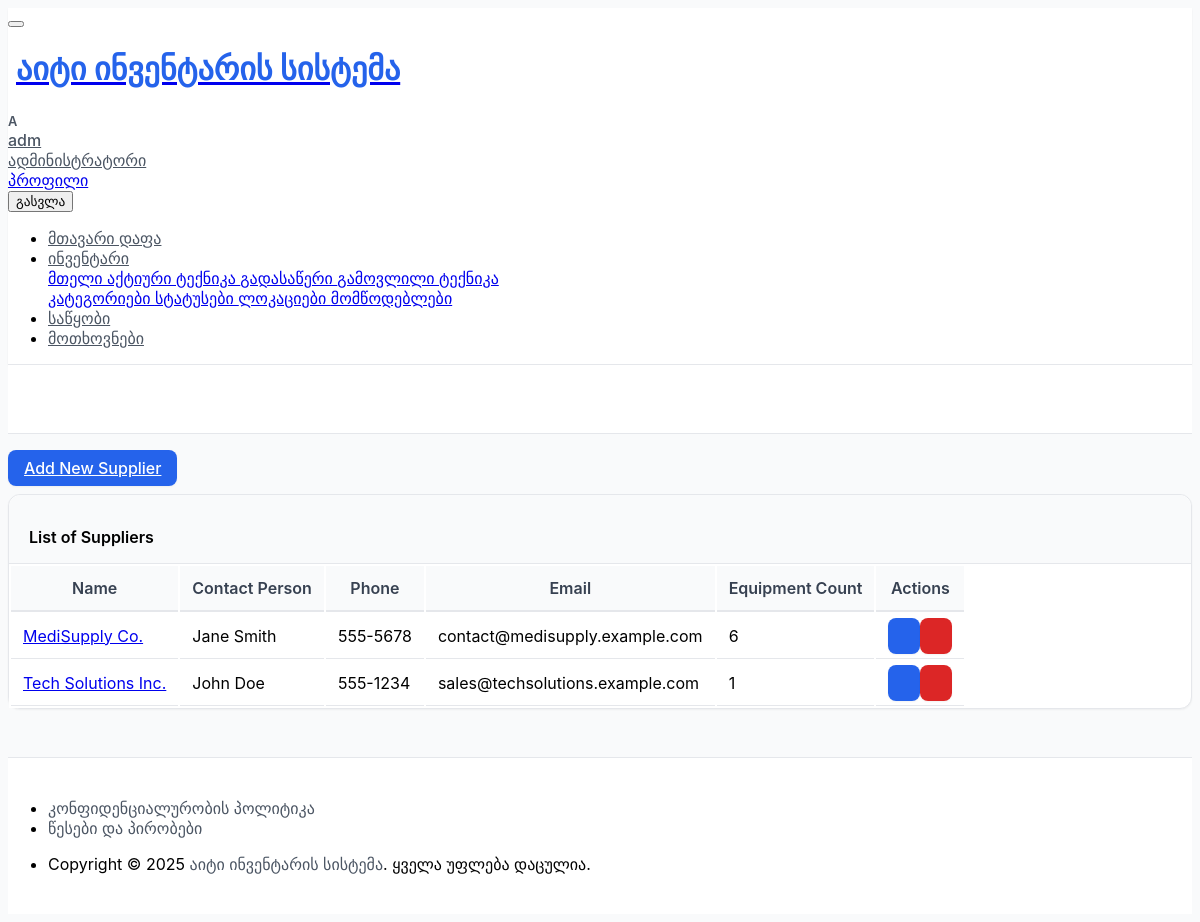
/inventory/suppliers/ (signed in), run on an earlier commit of the app's database.
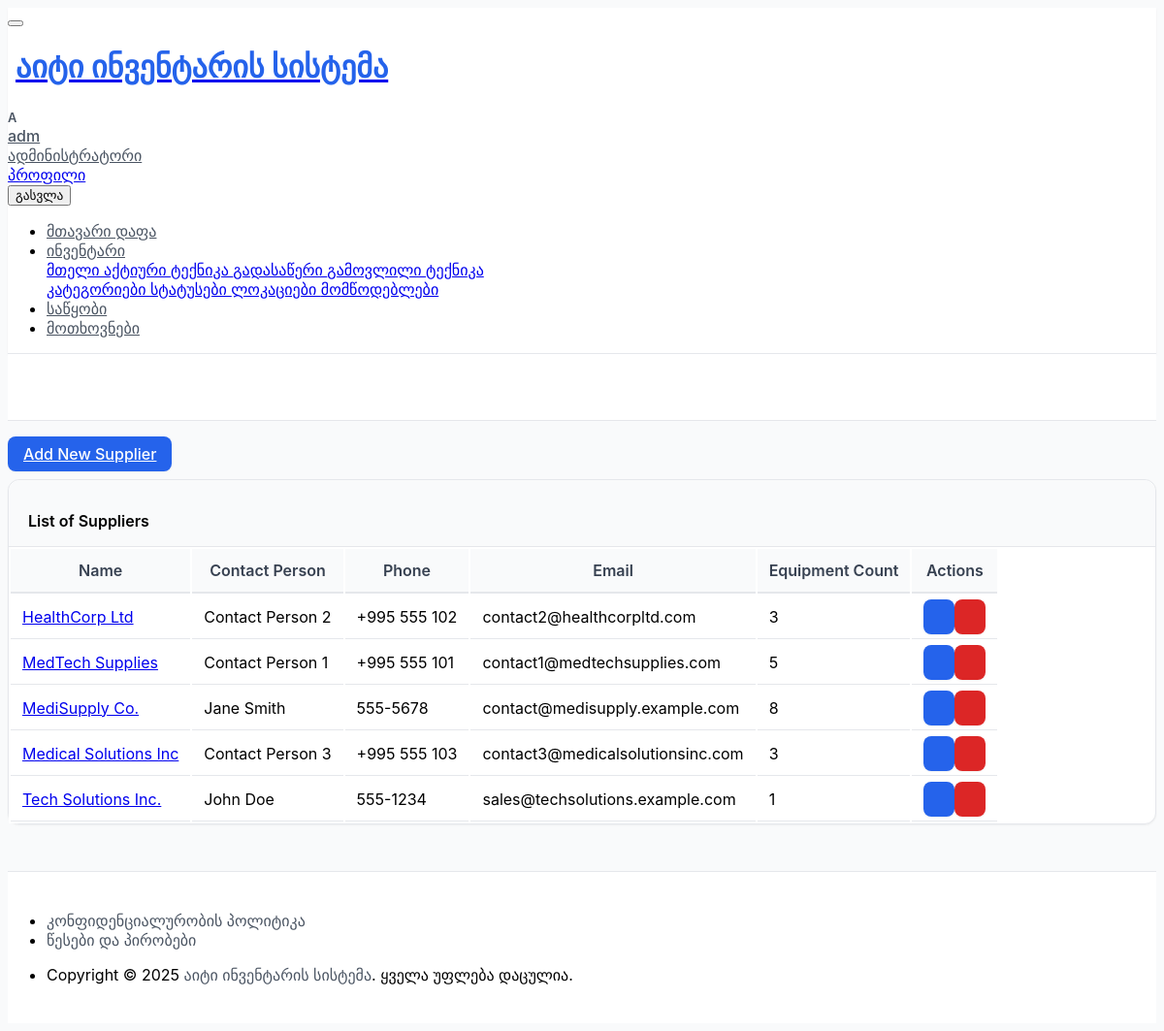
And on a later commit of the database.
### inventory/models.py (models this page shows, shortened)
class Supplier(models.Model):
    name = models.CharField(
        _("Supplier Name"),
        max_length=150,
        unique=True,
        help_text=_("მომწოდებელი კომპანიის დასახელება.")
    )
    contact_person = models.CharField(
        _("Contact Person (Optional)"),
        max_length=100,
        blank=True,
        null=True,
        help_text=_("მომწოდებლის საკონტაქტო პირი.")
    )
    phone_number = models.CharField(
        _("Phone Number (Optional)"),
        max_length=30,
        blank=True,
        null=True,
        help_text=_("საკონტაქტო ტელეფონის ნომერი.")
    )
    email = models.EmailField(
        _("Email Address (Optional)"),
        blank=True,
        null=True,
        help_text=_("საკონტაქტო ელექტრონული ფოსტა.")
    )
    website = models.URLField(
        _("Website URL (Optional)"),
        blank=True,
        null=True,
        help_text=_("მომწოდებლის ვებ-გვერდი.")
    )
    notes = models.TextField(
        _("Notes (Optional)"),
        blank=True,
        null=True,
        help_text=_("დამატებითი შენიშვნები ამ მომწოდებლის შესახებ.")
    )
    class Meta:
        verbose_name = _("Supplier")
        verbose_name_plural = _("Suppliers")
        ordering = ['name']

### inventory/views.py (the view)
# urls.py: path('suppliers/', views.SupplierListView.as_view(), name='supplier_list'),
class SupplierListView(LoginRequiredMixin, PermissionRequiredMixin, ListView):
    model = Supplier
    template_name = 'inventory/supplier_list.html'
    context_object_name = 'suppliers'
    permission_required = 'inventory.view_supplier'
    paginate_by = 10
    def get_context_data(self, **kwargs):
        context = super().get_context_data(**kwargs)
        context['page_title'] = _("Suppliers")
        context['can_add_supplier'] = self.request.user.has_perm('inventory.add_supplier')
        return context

### inventory/templates/inventory/supplier_list.html (shortened to what this page needs)
{% extends "core/base.html" %}
{% load i18n static %}
{% block content %}
<div class="container-xl">
    <div class="d-flex justify-content-end mb-3">
        {% if perms.inventory.add_supplier %}
        <a href="{% url 'inventory:supplier_create' %}" class="btn btn-primary">
             {% trans "Add New Supplier" %}
        </a>
        {% endif %}
    </div>
    <div class="card">
        <div class="card-header">
            <h3 class="card-title">{% trans "List of Suppliers" %}</h3>
        </div>
        {% if suppliers %}
            <div class="table-responsive">
                <table class="table table-vcenter card-table table-striped table-hover">
                    <thead>
                        <tr>
                            <th>{% trans "Name" %}</th>
                            <th>{% trans "Contact Person" %}</th>
                            <th>{% trans "Phone" %}</th>
                            <th>{% trans "Email" %}</th>
                            <th>{% trans "Equipment Count" %}</th>
                            <th class="w-1">{% trans "Actions" %}</th>
                        </tr>
                    </thead>
                    <tbody>
                    {% for supplier_item in suppliers %}
                        <tr>
                            <td>
                                {% if perms.inventory.change_supplier %}
                                    <a href="{% url 'inventory:supplier_update' supplier_item.pk %}">{{ supplier_item.name }}</a>
                                {% else %}
                                    {{ supplier_item.name }}
                                {% endif %}
                            </td>
                            <td data-label="{% trans "Contact Person" %}">{{ supplier_item.contact_person|default:"-" }}</td>
                            <td data-label="{% trans "Phone" %}">{{ supplier_item.phone_number|default:"-" }}</td>
                            <td data-label="{% trans "Email" %}">{{ supplier_item.email|default:"-" }}</td>
                            <td data-label="{% trans "Equipment Count" %}">{{ supplier_item.supplied_equipment.count }}</td>
                            <td>
                                <div class="btn-list flex-nowrap">
                                    {% if perms.inventory.change_supplier %}
                                    <a href="{% url 'inventory:supplier_update' supplier_item.pk %}" class="btn btn-primary" title="{% trans "Edit" %}">
                                    </a>
                                    {% endif %}
                                    {% if perms.inventory.delete_supplier %}
                                    <a href="{% url 'inventory:supplier_delete' supplier_item.pk %}" class="btn btn-danger" title="{% trans "Delete" %}">
                                    </a>
                                    {% endif %}
                                </div>
                            </td>
                        </tr>
                    {% endfor %}
                    </tbody>
                </table>
            </div>
        {% endif %}
    </div>
</div>
{% endblock content %}

What changed in the data, as far as the page shows it:
added Supplier: name "HealthCorp Ltd", contact_person "Contact Person 2", phone_number "+995 555 102", email "contact2@healthcorpltd.com", supplied_equipment.count "3"
added Supplier: name "MedTech Supplies", contact_person "Contact Person 1", phone_number "+995 555 101", email "contact1@medtechsupplies.com", supplied_equipment.count "5"
computed for Supplier "MediSupply Co.": supplied_equipment.count "6" → "8"
added Supplier: name "Medical Solutions Inc", contact_person "Contact Person 3", phone_number "+995 555 103", email "contact3@medicalsolutionsinc.com", supplied_equipment.count "3"
